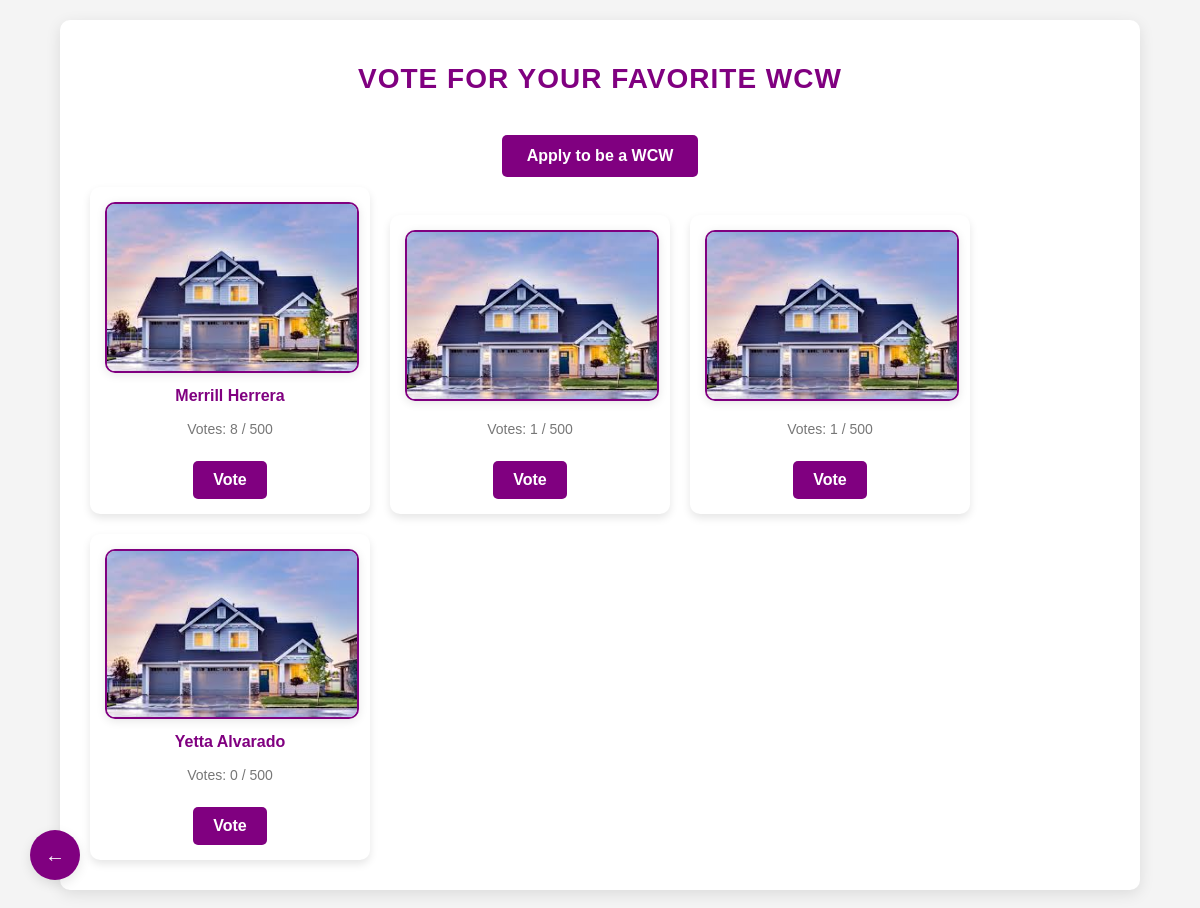
The app's page /dashboard/vote.php (signed in) with its own data.
### tables this page shows
CREATE TABLE `wcw_images` (
  `id` int(11) NOT NULL,
  `name` varchar(255) DEFAULT NULL,
  `image_path` varchar(255) DEFAULT NULL,
  `approved` tinyint(1) DEFAULT 0,
  `votes` int(11) DEFAULT 0,
  `user_id` int(11) DEFAULT NULL
);

### dashboard/vote.php (the view, shortened to what this page needs)
<?php
include 'db_connection.php';
$sql = "SELECT * FROM wcw_images WHERE approved = 1 ORDER BY votes DESC";
$result = $conn->query($sql);
?>
<!DOCTYPE html>
<html lang="en">
<head>
</head>
<body>
    <div class="container">
        <h2>Vote for Your Favorite WCW</h2>
        <center>
            <a href="upload_wcw.php" class="apply-button">Apply to be a WCW</a>
        </center>
        <?php
        if ($result->num_rows > 0) {
            while ($row = $result->fetch_assoc()) {
                $has_voted = in_array($row['id'], $_SESSION['voted_wcw']);
                echo "<div class='image-box'>
                    <img src='" . htmlspecialchars($row['image_path']) . "' alt='" . htmlspecialchars($row['name']) . "' class='wcw-image' />
                    <p class='name'>" . htmlspecialchars($row['name']) . "</p>
                    <p class='votes'>Votes: " . $row['votes'] . " / 500</p>";
                if ($has_voted) {
                    echo "<p>You have already voted for this WCW!</p>";
                } else {
                    echo "<a href='vote_action.php?id=" . $row['id'] . "' class='vote-button'>Vote</a>";
                }
                echo "</div>";
            }
        } else {
            echo "<p>No approved images to vote for.</p>";
        }
        ?>
    </div>
    <div class="back-button-container">
        <a href="dashboard.php" class="back-button" aria-label="Back to dashboard">←</a>
    </div>
</body>
</html>

### dashboard/vote.php (style rules this page uses)
body { font-family: Arial, sans-serif; margin: 0; padding: 0; background-color: #f4f4f4; color: #333; }
.container { width: 90%; margin: 20px auto; padding: 20px; background-color: #fff; box-shadow: 0 4px 15px rgba(0, 0, 0, 0.1); border-radius: 10px; box-sizing: border-box; }
h2 { text-align: center; color: #800080; margin-bottom: 20px; font-size: 28px; font-weight: bold; text-transform: uppercase; letter-spacing: 1px; }
.apply-button { display: inline-block; padding: 12px 25px; margin-top: 20px; background-color: #800080; color: white; text-decoration: none; border-radius: 5px; font-weight: bold; text-align: center; transition: background-color 0.3s ease, transform 0.3s ease; }
.image-box { display: inline-block; width: 100%; max-width: 250px; margin: 10px; padding: 15px; background-color: #fff; box-shadow: 0 4px 8px rgba(0, 0, 0, 0.1); border-radius: 10px; text-align: center; transition: transform 0.3s ease, box-shadow 0.3s ease; }
.wcw-image { width: 100%; height: auto; border-radius: 10px; border: 2px solid #800080; box-shadow: 0 2px 10px rgba(0, 0, 0, 0.1); }
.name { font-size: 16px; font-weight: bold; margin-top: 10px; color: #800080; }
.votes { font-size: 14px; color: #777; margin-top: 5px; }
.vote-button { display: inline-block; padding: 10px 20px; margin-top: 10px; background-color: #800080; color: white; text-decoration: none; border-radius: 5px; font-weight: bold; transition: background-color 0.3s ease; }
.back-button-container { position: fixed; bottom: 30px; left: 30px; z-index: 1000; }
.back-button { width: 50px; height: 50px; border-radius: 50%; background-color: #800080; color: white; display: flex; align-items: center; justify-content: center; font-size: 20px; text-decoration: none; box-shadow: 0 4px 12px rgba(0, 0, 0, 0.1); transition: all 0.3s ease; }

### records on screen
wcw_images: image_path (picture), name "Merrill Herrera", votes "8"
wcw_images: image_path (picture), votes "1"
wcw_images: image_path (picture), votes "1"
wcw_images: image_path (picture), name "Yetta Alvarado", votes "0"
